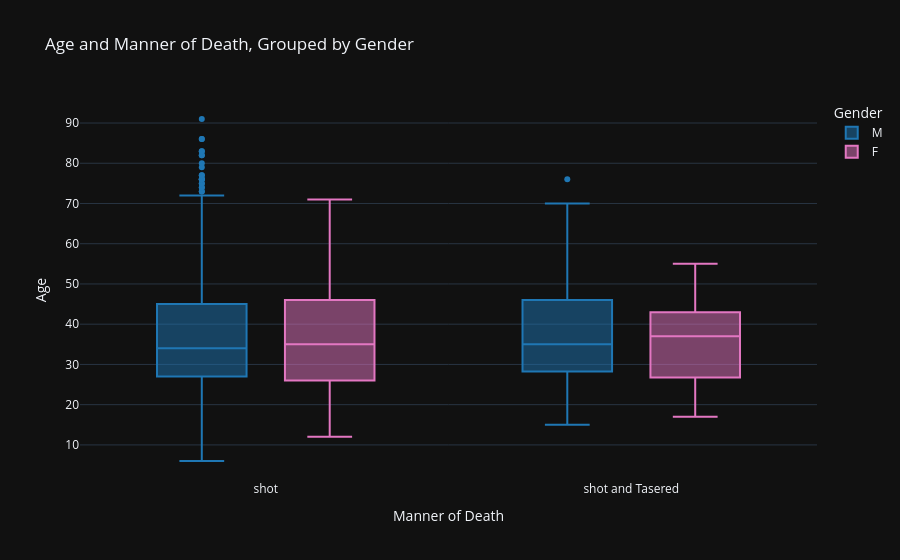

Here is the notebook cell this chart was saved with:
### Code cell
# Box plot age & manner of death
fig = px.box(
    df_fatalities,
    x='manner_of_death',
    y='age',
    color='gender',
    title='Age and Manner of Death, Grouped by Gender',
    labels={'manner_of_death': 'Manner of Death', 'age': 'Age', 'gender': 'Gender'},
    color_discrete_map={'M': '#1f77b4', 'F': '#e377c2'}
)
fig.update_layout(boxmode='group', template='plotly_dark')
# fig.show()

### Figure 1 — Plotly figure (JSON) as saved in the notebook; plotly's stock layout.template omitted (floating-point values rounded to 4 significant figures; data arrays with more than 128 entries replaced by an {"elided": "..."} marker saying what was removed)
{"data": [{"alignmentgroup": "True", "hovertemplate": "Gender=M<br>Manner of Death=%{x}<br>Age=%{y}<extra></extra>", "legendgroup": "M", "marker": {"color": "#1f77b4"}, "name": "M", "notched": false, "offsetgroup": "M", "orientation": "v", "showlegend": true, "type": "box", "x": {"elided": "2428 str values"}, "x0": " ", "xaxis": "x", "y": {"elided": "2428 float values"}, "y0": " ", "yaxis": "y"}, {"alignmentgroup": "True", "hovertemplate": "Gender=F<br>Manner of Death=%{x}<br>Age=%{y}<extra></extra>", "legendgroup": "F", "marker": {"color": "#e377c2"}, "name": "F", "notched": false, "offsetgroup": "F", "orientation": "v", "showlegend": true, "type": "box", "x": ["shot", "shot and Tasered", "shot", "shot", "shot", "shot", "shot", "shot", "shot", "shot", "shot", "shot", "shot", "shot", "shot", "shot", "shot", "shot", "shot and Tasered", "shot", "shot", "shot", "shot", "shot", "shot and Tasered", "shot", "shot", "shot", "shot", "shot", "shot", "shot", "shot", "shot", "shot", "shot", "shot", "shot", "shot", "shot", "shot", "shot", "shot", "shot", "shot", "shot", "shot", "shot", "shot", "shot", "shot", "shot", "shot", "shot", "shot", "shot", "shot", "shot", "shot", "shot", "shot", "shot", "shot", "shot", "shot", "shot", "shot", "shot", "shot", "shot", "shot", "shot", "shot", "shot", "shot", "shot", "shot", "shot", "shot", "shot", "shot", "shot", "shot and Tasered", "shot", "shot", "shot and Tasered", "shot", "shot", "shot", "shot", "shot", "shot", "shot", "shot", "shot", "shot", "shot", "shot", "shot", "shot", "shot", "shot", "shot", "shot", "shot", "shot", "shot"], "x0": " ", "xaxis": "x", "y": [34.0, 17.0, 17.0, 39.0, 38.0, 43.0, 20.0, 34.0, 28.0, 37.0, 43.0, 24.0, 49.0, 53.0, 26.0, 27.0, 46.0, 25.0, 39.0, 31.0, 45.0, 17.0, 40.0, 44.0, 30.0, 28.0, 23.0, 37.0, 55.0, 62.0, 46.0, 50.0, 21.0, 36.0, 37.0, 27.0, 61.0, 51.0, 48.0, 22.0, 55.0, 50.0, 45.0, 12.0, 25.0, 31.0, 32.0, 41.0, 32.0, 36.0, 31.0, 38.0, 38.0, 25.0, 27.0, 50.0, 36.0, 40.0, 25.0, 35.0, 60.0, 24.0, 26.0, 29.0, 34.0, 42.0, 24.0, 40.0, 23.0, 35.0, 46.0, 53.0, 26.0, 66.0, 23.0, 25.0, 39.0, 31.0, 56.0, 44.0, 53.0, 71.0, 37.0, 21.0, 18.0, 55.0, 30.0, 33.0, 46.0, 16.0, 59.0, 21.0, 17.0, 54.0, 50.0, 27.0, 41.0, 34.0, 24.0, 28.0, 30.0, 34.0, 29.0, 50.0, 40.0, 25.0, 62.0], "y0": " ", "yaxis": "y"}], "layout": {"boxmode": "group", "legend": {"title": {"text": "Gender"}, "tracegroupgap": 0}, "title": {"text": "Age and Manner of Death, Grouped by Gender"}, "xaxis": {"anchor": "y", "domain": [0, 1], "title": {"text": "Manner of Death"}}, "yaxis": {"anchor": "x", "domain": [0, 1], "title": {"text": "Age"}}}}
